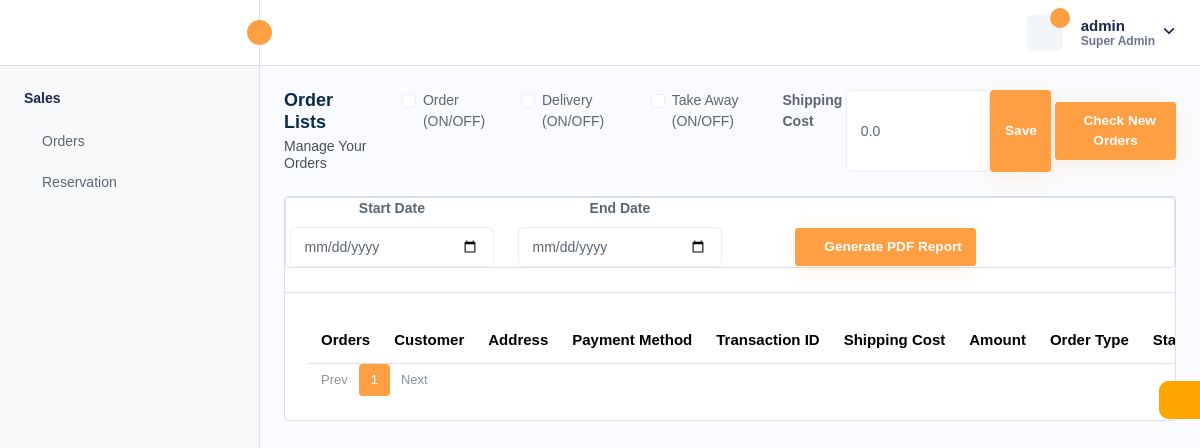
Page /custom-admin/orders (signed in) on the earlier database version.
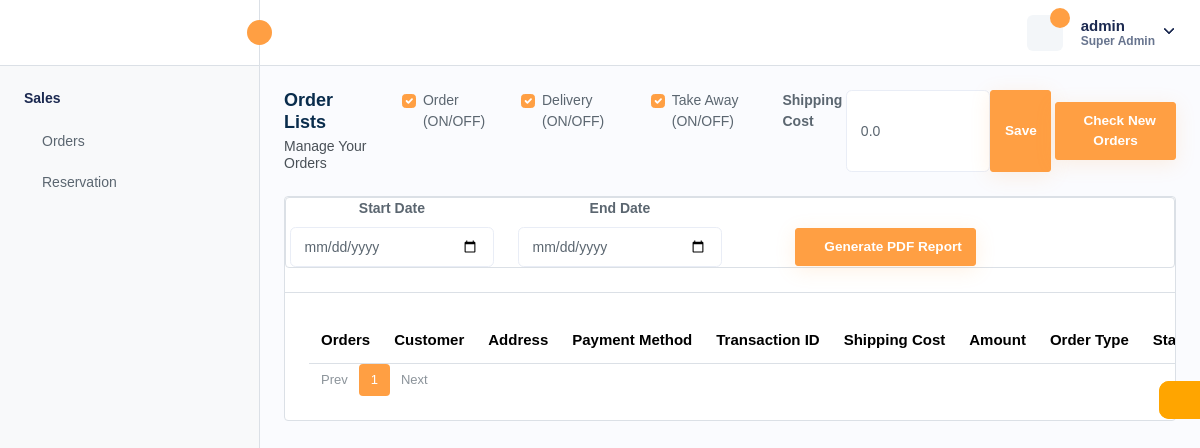
Same page on the later database version.
### authentication/models.py (models this page shows, shortened)
class User(AbstractUser):
    email = models.EmailField(unique=True)
    username = models.CharField(max_length=100)
    bio = models.CharField(max_length=100)
    USERNAME_FIELD = "email"
    REQUIRED_FIELDS = ['username']

### cms/models.py (models this page shows)
class SiteSettings(models.Model):
    is_order = models.BooleanField(default=True)
    is_reservation = models.BooleanField(default=True)
    is_delivery_enabled = models.BooleanField(default=True)
    is_take_away_enabled = models.BooleanField(default=True)

### custom_admin/views.py (the view)
    def _inner(request, *args, **kwargs):
        if request.user.is_superuser:
            return function(request, *args, **kwargs)
        else:
            return redirect('admin_login')  # Replace 'home' with the URL name for the home page or error page

### shop/forms.py
class DateRangeForm(forms.Form):
    start_date = forms.DateField(widget=forms.DateInput(format='%Y-%m-%d', attrs={'type': 'date'}))
    end_date = forms.DateField(widget=forms.DateInput(format='%Y-%m-%d', attrs={'type': 'date'}))

class CostSettingsForm(forms.ModelForm):
    class Meta:
        model = CostSettings
        fields = ['shipping_cost']
        widgets = {
            'shipping_cost': forms.NumberInput(attrs={'class': 'form-control', 'step': '0.01'}),
        }

### custom_admin/templatetags/custom_filters.py (called while the page is built)
@register.filter(name='add_class')
def add_class(value, css_class):
    return value.as_widget(attrs={'class': css_class})

### custom_admin/views.py (called while the page is built)
def superuser_required(function):
    def _inner(request, *args, **kwargs):
        if request.user.is_superuser:
            return function(request, *args, **kwargs)
        else:
            return redirect('admin_login')  # Replace 'home' with the URL name for the home page or error page
    return _inner

### home/context_processor.py (called while the page is built)
def default(request):
    menus = Menu.objects.all().prefetch_related('submenus').order_by('position')
    categories = Category.objects.all()
    site = SiteSettings.objects.first()
    address = None
    wishlist_count = 0  # Initialize wishlist_count to avoid UnboundLocalError
    if request.user.is_authenticated:
        try:
            address = Address.objects.get(user=request.user)
        except Address.DoesNotExist:
            address = None
    if request.user.is_authenticated:
        wishlist_count = Wishlist.objects.filter(user=request.user).count()
        print('wishlist_count', wishlist_count)
    site_info = SiteInfo.objects.first()
    return {
        'categories': categories,
        'address': address,
        'menus': menus,
        'site': site,
        'wishlist_count': wishlist_count,
        'site_info': site_info,
    }

### templates/custom_admin/orders/orders.html (shortened to what this page needs)
{% extends "custom_admin/base.html" %}
{% load custom_filters %}
{% load static %}
{% block custom_admin_body %}
<div class="page-wrapper">
    <div class="content">
        <div class="page-header">
            <div class="add-item d-flex">
                <div class="page-title">
                    <h4>Order Lists</h4>
                    <h6>Manage Your Orders</h6>
                </div>
                <div class="form-check ms-4">
                    <input type="checkbox" class="form-check-input" id="orderToggle"
                           {% if site_settings.is_order %}checked{% endif %}>
                    <label class="form-check-label" for="orderToggle">Order (ON/OFF)</label>
                </div>
                <div class="form-check ms-4">
                    <input type="checkbox" class="form-check-input" id="deliveryToggle"
                           {% if site_settings.is_delivery_enabled %}checked{% endif %}>
                    <label class="form-check-label" for="deliveryToggle">Delivery (ON/OFF)</label>
                </div>
                <div class="form-check ms-4">
                    <input type="checkbox" class="form-check-input" id="takeAwayToggle"
                           {% if site_settings.is_take_away_enabled %}checked{% endif %}>
                    <label class="form-check-label" for="takeAwayToggle">Take Away (ON/OFF)</label>
                </div>
                <form action="" method="POST" style="display: flex;">
       <label style="font-weight: 800;" for=""> Shipping Cost</label>
                    {{ cost_form.shipping_cost }}
                    <button type="submit" class="btn btn-primary"> Save</button>
                </form>
            </div>
            <form action="{% url 'process_all_orders' %}" method="POST">
                <button type="submit" class="btn btn-primary"> Check New Orders</button>
            </form>
        </div>
        <div class="card table-list-card">
            <div class="card-body">
                <div class="card" >
                    <div class="card-body">
                        <form method="get" class="row " style="text-align: center;">
                            <div class="col-md-3" >
                                <label  for="start_date" class="form-label">Start Date</label>
                                {{ form.start_date|add_class:"form-control" }}
                            </div>
                            <div class="col-md-3">
                                <label for="end_date" class="form-label">End Date</label>
                                {{ form.end_date|add_class:"form-control" }}
                            </div>
                            <div class="col-md-4">
                                <button style="margin-top: 30px;" type="submit" name="generate_pdf" class="btn btn-primary">
                                    <i class="fas fa-file-pdf"></i> Generate PDF Report
                                </button>
                            </div>
                        </form>
                    </div>
                </div>
                <div class="table-responsive">
                    <table class="table  datanew" >
                        <thead>
                            <tr>
                                <th>Orders</th>
                                <th>Customer</th>
                                <th>Address</th>
                                <th>Payment Method</th>
                                <th>Transaction ID</th>
                                <th>Shipping Cost</th>
                                <th>Amount</th>
                                <th>Order Type</th>
                                <th>Status</th>
                            </tr>
                        </thead>
                    </table>
                    <div class="col-xl-6">
                        <div class="card-body">
                            <nav aria-label="Page navigation" class="pagination-style-4">
                                <ul class="pagination mb-0 flex-wrap">
                                    {% if cart_orders.has_previous %}
                                    <li class="page-item">
                                        <a class="page-link" href="?page={{ cart_orders.previous_page_number }}">
                                            Prev
                                        </a>
                                    </li>
                                    {% else %}
                                    <li class="page-item disabled">
                                        <a class="page-link" href="javascript:void(0);">
                                            Prev
                                        </a>
                                    </li>
                                    {% endif %}
                                    {% for num in cart_orders.paginator.page_range %}
                                        {% if cart_orders.number == num %}
                                        <li class="page-item active"><a class="page-link" href="javascript:void(0);">{{ num }}</a></li>
                                        {% else %}
                                        <li class="page-item"><a class="page-link" href="?page={{ num }}">{{ num }}</a></li>
                                        {% endif %}
                                    {% endfor %}
                                    {% if cart_orders.has_next %}
                                    <li class="page-item">
                                        <a class="page-link text-primary" href="?page={{ cart_orders.next_page_number }}">
                                            Next
                                        </a>
                                    </li>
                                    {% else %}
                                    <li class="page-item disabled">
                                        <a class="page-link" href="javascript:void(0);">
                                            Next
                                        </a>
                                    </li>
                                    {% endif %}
                                </ul>
                            </nav>
                        </div>
                    </div>
                </div>
            </div>
        </div>
    </div>
</div>
<div class="customizer-links" id="setdata">
    <ul class="sticky-sidebar">
        <li class="sidebar-icons">
            <a href="#" class="navigation-add" data-bs-toggle="tooltip" data-bs-placement="left"
                data-bs-original-title="Theme">
            </a>
        </li>
    </ul>
</div>
{% endblock custom_admin_body %}

### templates/custom_admin/base.html (shortened to what this page needs)
<!DOCTYPE html>
{% load static %}
<html lang="en">
<head>
    <link rel="stylesheet" href="{% static 'custom_admin_css/assets/css/bootstrap.min.css' %}">
    <link rel="stylesheet" href="{% static 'custom_admin_css/assets/css/bootstrap-datetimepicker.min.css' %}">
    <link rel="stylesheet" href="{% static 'custom_admin_css/assets/css/animate.css' %}">
    <link rel="stylesheet" href="{% static 'custom_admin_css/assets/plugins/select2/css/select2.min.css' %}">
    <link rel="stylesheet" href="{% static 'custom_admin_css/assets/plugins/fontawesome/css/fontawesome.min.css' %}">
    <link rel="stylesheet" href="{% static 'custom_admin_css/assets/plugins/fontawesome/css/all.min.css' %}">
    <link rel="stylesheet" href="{% static 'custom_admin_css/assets/css/style.css' %}">
    <link rel="stylesheet" href="{% static 'custom_admin_css/assets/css/dataTables.bootstrap5.min.css' %}">
</head>
<body>
    <div class="main-wrapper">
        {% include "custom_admin/custome_admin_header.html" %}
        {% include "custom_admin/custom_admin_sidebar.html" %}
        {% block custom_admin_body %}
        {% endblock custom_admin_body %}
        {% include "custom_admin/custome_admin_footer.html" %}
    </div>
    </body>
</html>

### templates/custom_admin/custome_admin_header.html (shortened to what this page needs)
  <div class="header">
            <div class="header-left active">
                <a id="toggle_btn" href="javascript:void(0);">
                    <i data-feather="chevrons-left" class="feather-16"></i>
                </a>
            </div>
            <ul class="nav user-menu">
                <li class="nav-item dropdown nav-item-box">
                    <a href="javascript:void(0);" class="dropdown-toggle nav-link" data-bs-toggle="dropdown">
                        <span class="badge rounded-pill" id="notification-count"></span>
                    </a>
                </li>
                <li class="nav-item dropdown has-arrow main-drop">
                    <a href="javascript:void(0);" class="dropdown-toggle nav-link userset" data-bs-toggle="dropdown">
                        <span class="user-info">
                            <span class="user-detail">
                                <span class="user-name">{{user.username}}</span>
                                <span class="user-role">Super Admin</span>
                            </span>
                        </span>
                    </a>
                </li>
            </ul>
        </div>

### templates/custom_admin/custom_admin_sidebar.html (shortened to what this page needs)
<div class="sidebar" id="sidebar">
    <div class="sidebar-inner slimscroll">
        <div id="sidebar-menu" class="sidebar-menu">
            <ul>
                <li class="submenu-open">
                    <h6 class="submenu-hdr">Sales</h6>
                    <ul>
                        <li><a href="{% url 'orders' %}"><span>Orders</span></a>
                        </li>
                    <ul>
                        <li><a href="{% url 'reservation_list' %}"><span>Reservation</span></a>
                        </li>
                    </ul>
                </li>
            </ul>
        </div>
    </div>
</div>

### templates/custom_admin/custome_admin_footer.html (shortened to what this page needs)
<div class="customizer-links" id="setdata">
    <ul class="sticky-sidebar">
        <li class="sidebar-icons">
            <a href="#" class="navigation-add" data-bs-toggle="tooltip" data-bs-placement="left"
                data-bs-original-title="Theme">
            </a>
        </li>
    </ul>
</div>

Differences in the rows shown:
added SiteSettings: is_order "☑", is_delivery_enabled "☑", is_take_away_enabled "☑"
Other differences:
form field is_order: "☐" → (not shown)
form field is_delivery_enabled: "☐" → (not shown)
form field is_take_away_enabled: "☐" → (not shown)
